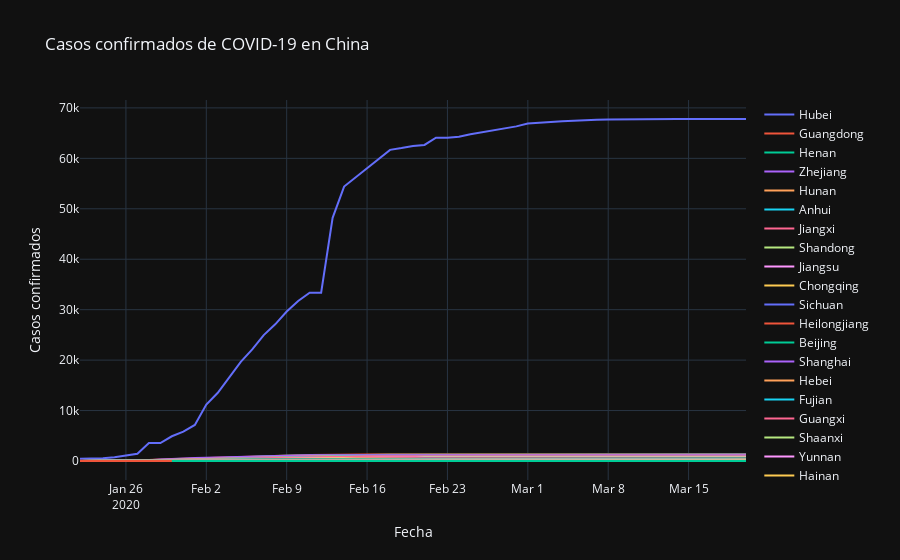

Source (notebook cell):
### Markdown cell above
## Datos para Asia

### Code cell
fig = go.Figure()
china = df_confirmed[df_confirmed['Country/Region']=='China']
for area in china['Province/State'].values:
    dates_area, values_area = get_series(area, 'area', df_confirmed)
    fig.add_trace(go.Scatter(x=dates_area, y=values_area, name=area))
fig.update_layout(
    title='Casos confirmados de COVID-19 en China',
    xaxis_title='Fecha',
    yaxis_title='Casos confirmados',
    template='plotly_dark')
py.offline.iplot(fig)
